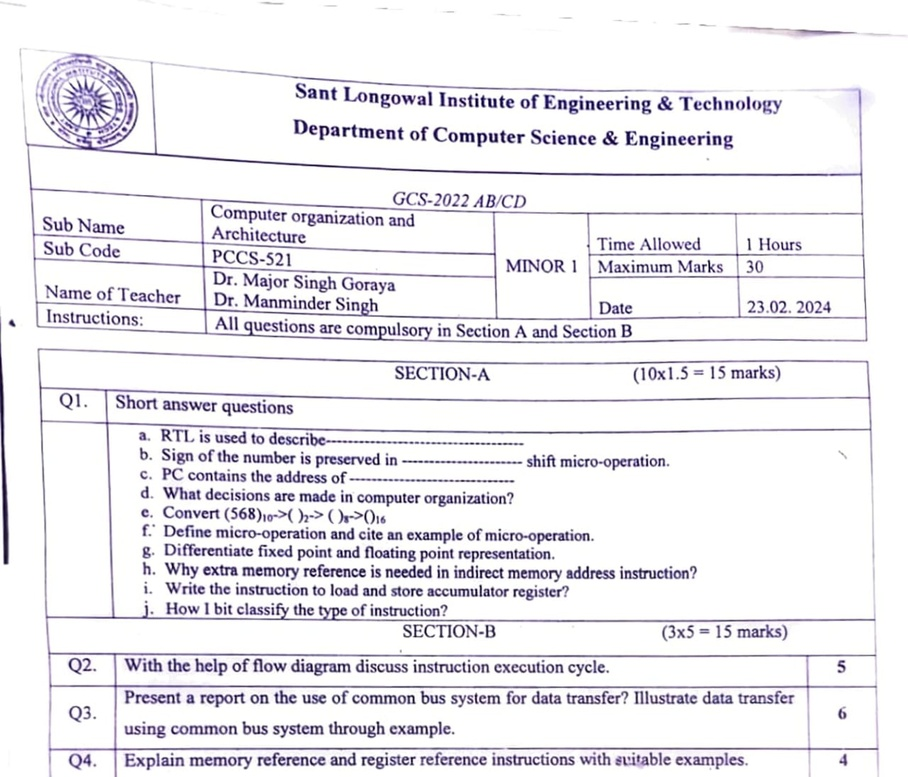
#> input picture src/test_paper_1.jpg, 908 x 777 px, shrunk from 1280 x 1096 before the run, found by its file name
$ jupyter execute --allow-errors exp_llama70b.ipynb   (shell and % lines are left out)
#> lines starting #> are read from the running program, lines starting #| are printed output that depends on the picture
[cell 1]
import os
from dotenv import load_dotenv
load_dotenv()

#> (the rest of this cell did not finish here and is left out)

[cell 2]
import base64

def encode_image(image_path):
  with open(image_path, "rb") as image_file:
    return base64.b64encode(image_file.read()).decode('utf-8')


image_path = r"C:\Users\panka\OneDrive\Desktop\Cograd\Answersheet_Analysis\answer_sheet_1.jpg"


base64_image = encode_image(image_path)

[cell 3]
prompt = f"""
Analyse precisely and do not hellusinate.Give question number and their Marks obtained in json format.consider that Question numbsr only which has Obtained marks handwritten,.Do not wite null or anything just laeve that .Give output in json format
ignore total marks section
"""

[cell 4]
from groq import Groq

#> (the rest of this cell did not finish here and is left out)

#test paper

[cell 5]
image_path_Question_Paper= r"C:\Users\panka\OneDrive\Desktop\Cograd\Answersheet_Analysis\test_paper_1.jpg"
base64_image_Question_Paper= encode_image(image_path)

[cell 6]
prompt_Question_Paper = f"""
Do not consider any answer sheet just current image.Give question number ,  questions and theirs max marks in json format if a  question has more than one subpart then give  question as their subpart but max maarks of combined.Give output in json format
"""

#> (a cell that did not finish here is left out)

[cell 8]
#Comnibe both

[cell 9]
#few sort prompting for model
outputs="""

{
  "questions": [
    {
      "question_number": "Q1",
      "description": "Instruction execution cycle",
      "max_marks": 5,
      "marks_obtained": 2
    }
  ]
}
"""


#> (the rest of this cell did not finish here and is left out)

[cell 10]
# [14 lines left out: function chat_completion, not called in this run]

#> (the rest of this cell did not finish here and is left out)

[cell 11]
#Final_output

#> (a cell that did not finish here is left out)

[cell 13]
# [14 lines left out: function chat_completion, not called in this run]

#> (a cell that did not finish here is left out)

[cell 15]
import cv2
import pytesseract
import re

# Set Tesseract path if not added to PATH
# pytesseract.pytesseract.tesseract_cmd = r"C:\Program Files\Tesseract-OCR\tesseract.exe"

def preprocess_image(image_path):
    """Preprocess image for better OCR performance"""
#> called with image_path = 'test_paper_1.jpg'
    img = cv2.imread(image_path, cv2.IMREAD_GRAYSCALE)
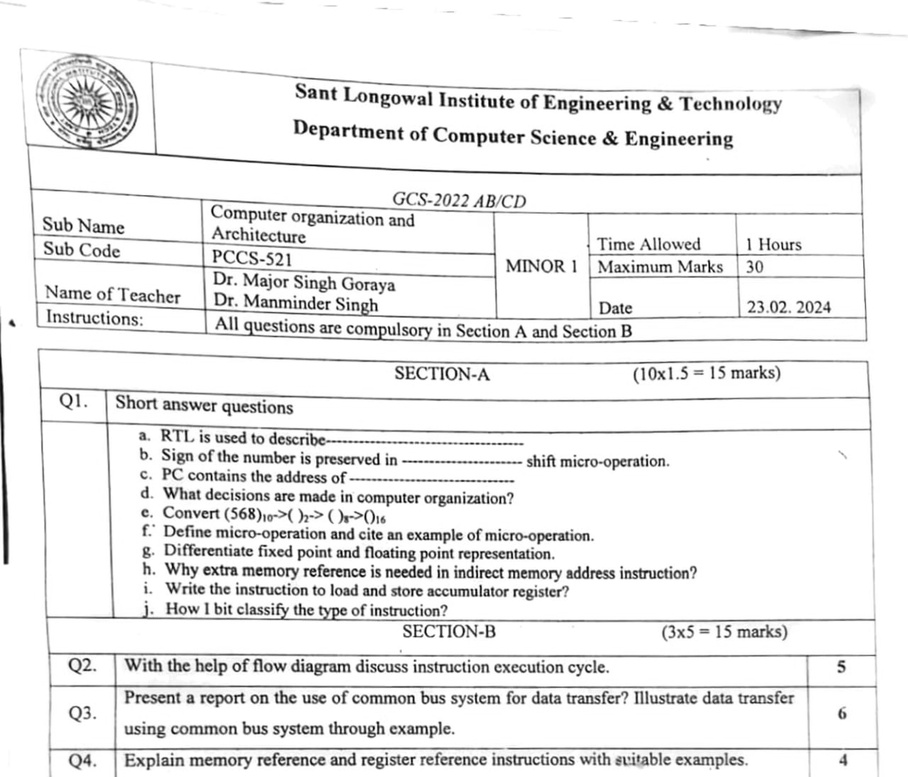
#> img: shape (777, 908); min 0, max 255, mean 235.6
    img = cv2.threshold(img, 150, 255, cv2.THRESH_BINARY_INV + cv2.THRESH_OTSU)[1]
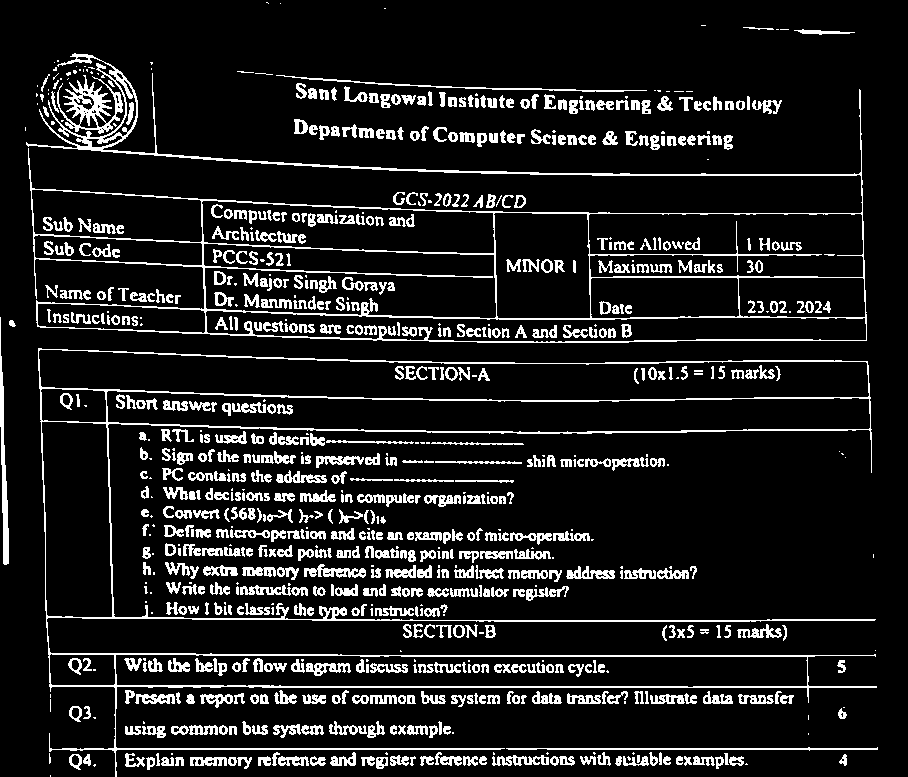
#> img: shape (777, 908); 11.7% white in thin lines or dots
    return img

def extract_marks(image_path):
    """Extract marks from an answer sheet"""
    img = preprocess_image(image_path)
    text = pytesseract.image_to_string(img, config="--psm 6")  # OCR extraction

    # Use regex to find marks (e.g., 7/10, 8.5, 9, 10/10)
    marks = re.findall(r'\b\d{1,2}(?:[./]\d{1,2})?\b', text)

    return marks

# Example Usage
image_path = "test_paper_1.jpg"  # Update with the correct path
#> (the rest of this cell did not finish here and is left out)
